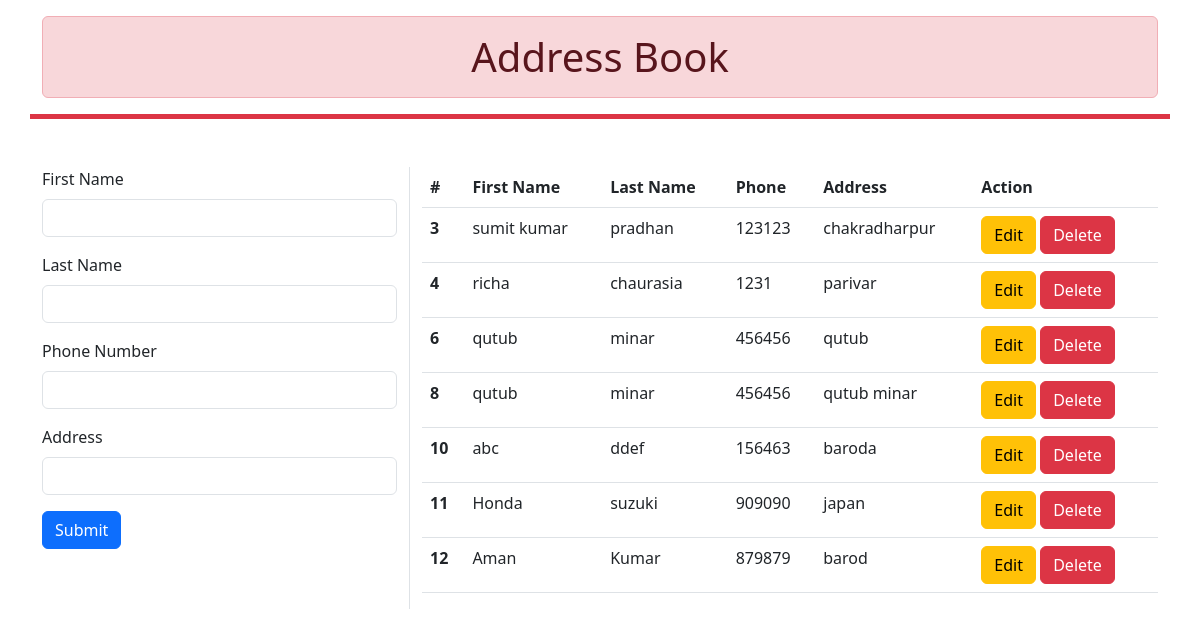
The page / on the database its author committed.
### todoapp/models.py (models this page shows)
class TodoModel(models.Model):
    first_name = models.CharField(max_length=255)
    last_name = models.CharField(max_length=255)
    phone = models.IntegerField()
    address = models.CharField(max_length=500)
    class Meta:
        ordering = ["id"]

### todoapp/views.py (the view)
# urls.py: path('', views.index, name='home'),
def index(request):
    if request.method == 'POST':
        post = TodoModel()
        post.first_name = request.POST.get('fname')
        post.last_name = request.POST.get('lname')
        post.phone = request.POST.get('phone')
        post.address = request.POST.get('address')
        post.save()
        return redirect('home')
    else:
        all_list = TodoModel.objects.all()
        return render(request, 'todoapp/index.html', {"alllist": all_list})

### todoapp/templates/todoapp/index.html (shortened to what this page needs)
{% extends './base.html' %}
{% block body %}
<div class="container my-3 border-bottom border-5 border-danger">
  <h1 class="text-center alert alert-danger">Address Book</h1>
</div>
<div class="container mt-5">
  <div class="row">
  <div class="col-4 border-end">
    <form method="POST">
      <div class="mb-3">
        <label for="fname" class="form-label">First Name</label>
        <input type="text" class="form-control" id="fname" name="fname">
      </div>
      <div class="mb-3">
        <label for="lname" class="form-label">Last Name</label>
        <input type="text" class="form-control" id="lname" name="lname">
      </div>
      <div class="mb-3">
        <label class="form-label" for="phone">Phone Number</label>
        <input type="telephone" class="form-control" id="phone" name="phone">
      </div>
      <div class="mb-3">
        <label class="form-label" for="address">Address</label>
        <input type="text" class="form-control" id="address" name="address">
      </div>
      <button type="submit" class="btn btn-primary">Submit</button>
    </form>
  </div>
  <div class="col-8">
   <table class="table">
      <thead>
        <tr>
          <th scope="col">#</th>
          <th scope="col">First Name</th>
          <th scope="col">Last Name</th>
          <th scope="col">Phone</th>
          <th scope="col">Address</th>
          <th scope="col">Action</th>
        </tr>
      </thead>
      <tbody>
        {% for all in alllist %}
          <tr>
            <th scope="row">{{all.id}}</th>
            <td>{{all.first_name}}</td>
            <td>{{all.last_name}}</td>
            <td>{{all.phone}}</td>
            <td>{{all.address}}</td>
            <td>
              <form class="d-inline" action="{% url 'updatedata' all.id %}" method="POST">
                <input type="submit" value="Edit" class="btn btn-warning btn-small">
              </form>
              <form action="{% url 'deletedata' all.id %}" method="POST" class="d-inline">
                <input type="submit" class="btn btn-danger btn-small" value="Delete">
              </form>
            </td>
          </tr>
        {% endfor %}
      </tbody>
    </table>
  </div>
</div>
</div>
{% endblock body %}

### todoapp/templates/todoapp/base.html (shortened to what this page needs)
{% load static %}
<!DOCTYPE html>
<html lang="en">
<head>
  <link rel="stylesheet" href="{% static 'todoapp/css/bootstrap.min.css' %}">
</head>
<body>
  {% block body %}
  {% endblock body %}
</body>
</html>

### rows shown on the page
TodoModel: id "3", first_name "sumit kumar", last_name "pradhan", phone "123123", address "chakradharpur"
TodoModel: id "4", first_name "richa", last_name "chaurasia", phone "1231", address "parivar"
TodoModel: id "6", first_name "qutub", last_name "minar", phone "456456", address "qutub"
TodoModel: id "8", first_name "qutub", last_name "minar", phone "456456", address "qutub minar"
TodoModel: id "10", first_name "abc", last_name "ddef", phone "156463", address "baroda"
TodoModel: id "11", first_name "Honda", last_name "suzuki", phone "909090", address "japan"
TodoModel: id "12", first_name "Aman", last_name "Kumar", phone "879879", address "barod"
